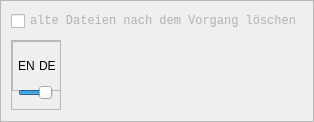
       <widget class="QFrame" name="frame_2">
        <property name="frameShape">
         <enum>QFrame::StyledPanel</enum>
        </property>
        <property name="frameShadow">
         <enum>QFrame::Raised</enum>
        </property>
        <layout class="QGridLayout" name="gridLayout">
         <property name="leftMargin">
          <number>10</number>
         </property>
         <property name="topMargin">
          <number>10</number>
         </property>
         <property name="horizontalSpacing">
          <number>6</number>
         </property>
         <property name="verticalSpacing">
          <number>9</number>
         </property>
         <item row="2" column="0" alignment="Qt::AlignLeft">
          <widget class="QFrame" name="change_language">
           <property name="minimumSize">
            <size>
             <width>0</width>
             <height>0</height>
            </size>
           </property>
           <property name="maximumSize">
            <size>
             <width>50</width>
             <height>70</height>
            </size>
           </property>
           <property name="frameShape">
            <enum>QFrame::StyledPanel</enum>
           </property>
           <property name="frameShadow">
            <enum>QFrame::Raised</enum>
           </property>
           <layout class="QVBoxLayout" name="verticalLayout_3">
            <property name="spacing">
             <number>0</number>
            </property>
            <property name="leftMargin">
             <number>0</number>
            </property>
            <property name="topMargin">
             <number>0</number>
            </property>
            <property name="rightMargin">
             <number>0</number>
            </property>
            <property name="bottomMargin">
             <number>9</number>
            </property>
            <item>
             <widget class="QFrame" name="language_frame">
              <property name="minimumSize">
               <size>
                <width>50</width>
                <height>50</height>
               </size>
              </property>
              <property name="frameShape">
               <enum>QFrame::StyledPanel</enum>
              </property>
              <property name="frameShadow">
               <enum>QFrame::Raised</enum>
              </property>
              <layout class="QHBoxLayout" name="horizontalLayout_2">
               <property name="spacing">
                <number>0</number>
               </property>
               <property name="leftMargin">
                <number>5</number>
               </property>
               <property name="topMargin">
                <number>0</number>
               </property>
               <property name="rightMargin">
                <number>5</number>
               </property>
               <property name="bottomMargin">
                <number>0</number>
               </property>
               <item>
                <widget class="QLabel" name="english">
                 <property name="minimumSize">
                  <size>
                   <width>0</width>
                   <height>0</height>
                  </size>
                 </property>
                 <property name="text">
                  <string>EN</string>
                 </property>
                </widget>
               </item>
               <item alignment="Qt::AlignRight">
                <widget class="QLabel" name="german">
                 <property name="minimumSize">
                  <size>
                   <width>0</width>
                   <height>0</height>
                  </size>
                 </property>
                 <property name="maximumSize">
                  <size>
                   <width>16777215</width>
                   <height>16777215</height>
                  </size>
                 </property>
                 <property name="text">
                  <string>DE</string>
                 </property>
                </widget>
               </item>
              </layout>
             </widget>
            </item>
            <item alignment="Qt::AlignHCenter">
             <widget class="QSlider" name="language_slider">
              <property name="maximumSize">
               <size>
                <width>35</width>
                <height>16777215</height>
               </size>
              </property>
              <property name="maximum">
               <number>1</number>
              </property>
              <property name="pageStep">
               <number>10</number>
              </property>
              <property name="value">
               <number>1</number>
              </property>
              <property name="orientation">
               <enum>Qt::Horizontal</enum>
              </property>
             </widget>
            </item>
           </layout>
          </widget>
         </item>
         <item row="0" column="0">
          <widget class="QCheckBox" name="delete_files">
           <property name="minimumSize">
            <size>
             <width>0</width>
             <height>0</height>
            </size>
           </property>
           <property name="palette">
            <palette>
             <active>
              <colorrole role="WindowText">
               <brush brushstyle="SolidPattern">
                <color alpha="255">
                 <red>175</red>
                 <green>177</green>
                 <blue>179</blue>
                </color>
               </brush>
              </colorrole>
              <colorrole role="Text">
               <brush brushstyle="SolidPattern">
                <color alpha="255">
                 <red>175</red>
                 <green>177</green>
                 <blue>179</blue>
                </color>
               </brush>
              </colorrole>
              <colorrole role="ButtonText">
               <brush brushstyle="SolidPattern">
                <color alpha="255">
                 <red>175</red>
                 <green>177</green>
                 <blue>179</blue>
                </color>
               </brush>
              </colorrole>
              <colorrole role="PlaceholderText">
               <brush brushstyle="NoBrush">
                <color alpha="128">
                 <red>175</red>
                 <green>177</green>
                 <blue>179</blue>
                </color>
               </brush>
              </colorrole>
             </active>
             <inactive>
              <colorrole role="WindowText">
               <brush brushstyle="SolidPattern">
                <color alpha="255">
                 <red>175</red>
                 <green>177</green>
                 <blue>179</blue>
                </color>
               </brush>
              </colorrole>
              <colorrole role="Text">
               <brush brushstyle="SolidPattern">
                <color alpha="255">
                 <red>175</red>
                 <green>177</green>
                 <blue>179</blue>
                </color>
               </brush>
              </colorrole>
              <colorrole role="ButtonText">
               <brush brushstyle="SolidPattern">
                <color alpha="255">
                 <red>175</red>
                 <green>177</green>
                 <blue>179</blue>
                </color>
               </brush>
              </colorrole>
              <colorrole role="PlaceholderText">
               <brush brushstyle="NoBrush">
                <color alpha="128">
                 <red>175</red>
                 <green>177</green>
                 <blue>179</blue>
                </color>
               </brush>
              </colorrole>
             </inactive>
             <disabled>
              <colorrole role="WindowText">
               <brush brushstyle="SolidPattern">
                <color alpha="255">
                 <red>175</red>
                 <green>177</green>
                 <blue>179</blue>
                </color>
               </brush>
              </colorrole>
              <colorrole role="Text">
               <brush brushstyle="SolidPattern">
                <color alpha="255">
                 <red>175</red>
                 <green>177</green>
                 <blue>179</blue>
                </color>
               </brush>
              </colorrole>
              <colorrole role="ButtonText">
               <brush brushstyle="SolidPattern">
                <color alpha="255">
                 <red>175</red>
                 <green>177</green>
                 <blue>179</blue>
                </color>
               </brush>
              </colorrole>
              <colorrole role="PlaceholderText">
               <brush brushstyle="NoBrush">
                <color alpha="128">
                 <red>175</red>
                 <green>177</green>
                 <blue>179</blue>
                </color>
               </brush>
              </colorrole>
             </disabled>
            </palette>
           </property>
           <property name="font">
            <font>
             <family>Courier New</family>
            </font>
           </property>
           <property name="text">
            <string>alte Dateien nach dem Vorgang löschen</string>
           </property>
          </widget>
         </item>
        </layout>
       </widget>
